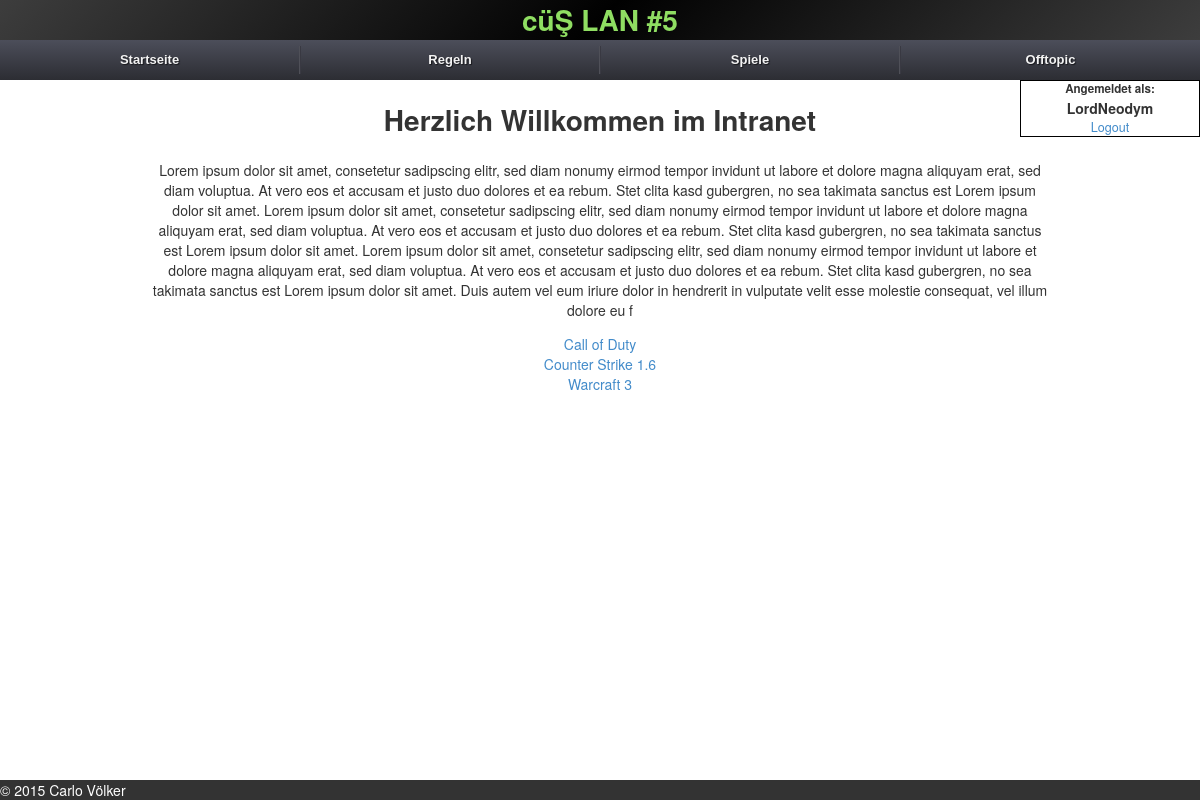
The app's page / (signed in) with its own data.
### core/models.py (models this page shows, shortened)
class IntranetMeta(models.Model):
	name = models.CharField(verbose_name="LAN Name", max_length=50, default="Intranet", null=False, blank=False)
	title = models.CharField(verbose_name="Begrüßungstext", max_length=128, default="Herzlich Willkommen im Intranet", null=True, blank=True)
	description = models.TextField(verbose_name="Beschreibung", max_length=1024, null=True, blank=True)
	class Meta:
		verbose_name = "Intranet Metadaten"
		verbose_name_plural = "Intranet Metadaten"

class Game(models.Model):
	name = models.CharField(verbose_name="Name", max_length=50, unique=True, blank=False, null=False)
	slug = models.SlugField(verbose_name="Slug", blank=True, unique=True, editable=False)
	img = models.ImageField(verbose_name="Icon", upload_to="game_icon", blank=True, null=True)
	def __unicode__(self):
		return u"%s" % (self.name)
	class Meta:
		verbose_name = "Spiel"
		verbose_name_plural = "Spiele"
		ordering = ['name']

### core/views.py (the view)
# urls.py: url(r'^$', views.home, name='home'),
def home(request):
	context = RequestContext(request)
	content = {}
	if request.user.is_authenticated():
		content['games'] = Game.objects.exclude(match_game=None)
	else:
		content['msg'] = "Bitte zuerst einloggen!"
	return render_to_response('home.html', {'content': content}, context_instance=context)

### core/context_processors.py (called while the page is built)
def intranet_processor(request):
	content = {}
	lan_name = IntranetMeta.objects.all()[0]
	content['lan_name'] = lan_name
	rules = Rules.objects.all()
	content['rules'] = rules
	games = Game.objects.exclude(match_game=None)
	content['games'] = games
	return content

### core/templates/home.html
{% extends "base.html" %}
{% load staticfiles %}
{% block body %}
{{block.super}}
<div class="content">
	{% if content.msg %}
		<span class="message">{{content.msg}}</span>
	{% else %}
	<div class="headline">
		<h1 class="game_headline">{{ lan_name.title }}</h1>
	</div>
	<div class="home_description">
		<p>{{ lan_name.description }}</p>
	</div>
	<ul>
		{% for game in content.games %}
		<li><a class="game" href="{{game.slug}}">{{game}}</a></li>
		{% empty %}
		<li class="no_game">Es wurde noch kein Turnier erstellt.</li>
		{% endfor %}
	</ul>
	{% endif %}
</div>
{% endblock %}

### core/templates/base.html (shortened to what this page needs)
{% load staticfiles %}
<!DOCTYPE html>
    <head>
        <link rel="stylesheet" type="text/css" href="{% static 'css/bootstrap.min.css'%}">
        <link rel="stylesheet" type="text/css" href="{% static 'css/bootstrap-theme.min.css'%}">
        <link rel="stylesheet" href="{% static 'css/screen.css' %}">
        <link rel="stylesheet" href="{% static 'css/drop_down_menu.css' %}">
    </head>
    <body>
        {% block body %}
        <div class="header_banner">
            <h1>{{ lan_name.name }}</h1>
        </div>
        <ul class="menu">
            <li><a href="/">Startseite</a></li>
            <li><a href="#">Regeln</a>
            </li>
            <li><a href="#">Spiele</a>
            </li>
            <li><a href="#">Offtopic</a>
            </li>
        </ul>
        {% if user.is_authenticated %}
            <div class="username_header">
                <h5>Angemeldet als:</h5>
                <h4>{{ user.username }}</h4>
                <a href="/logout">Logout</a>
            </div>
        {% else %}
            <div class="username_header">
                <a href="/register">Registrieren</a>
                <a href="/login">Login</a>
            </div>
        {% endif %}
        {% endblock %}
        <footer>
            <div class="left">&copy; {% now "Y" %} Carlo Völker</div>
        </footer>
    </body>
</html>

### core/static/css/screen.css (style rules this page uses)
h1, h2, h3, h4, h5, h6, ul { margin: 0 !important; }
ul { padding: 0; list-style-type: none; }
.header_banner { text-align: center; color: #8fde62; background: rgb(61,61,61); background: -moz-linear-gradient(-45deg, rgba(61,61,61,1) 0%, rgba(1,1,1,1) 50%, rgba(61,61,61,1) 100%); background: -webkit-gradient(linear, left top, right bottom, color-stop(0%,rgba(61,61,61,1)), color-stop(50%,rgba(1,1,1,1)), color-stop(100%,rgba(61,61,61,1))); background: -webkit-linear-gradient(-45deg, rgba(61,61,61,1) 0%,rgba(1,1,1,1) 50%,rgba(61,61,61,1) 100%); background: -o-linear-gradient(-45deg, rgba(61,61,61,1) 0%,rgba(1,1,1,1) 50%,rgba(61,61,61,1) 100%); background: -ms-linear-gradient(-45deg, rgba(61,61,61,1) 0%,rgba(1,1,1,1) 50%,rgba(61,61,61,1) 100%); background: linear-gradient(135deg, rgba(61,61,61,1) 0%,rgba(1,1,1,1) 50%,rgba(61,61,61,1) 100%); filter: progid:DXImageTransform.Microsoft.gradient( startColorstr='#3d3d3d', endColorstr='#1b1b1b',GradientType=1 ); }
.top_menu>a { cursor: default; }
.username_header { float: right; width: 15%; border: 1px solid #000; text-align: center; }
.username_header > a { display: block; font-size: 0.9em; }
.content { position: relative; text-align: center; width: 75%; left: 12.5%; margin-top: 20px; }
.headline { margin-bottom: 20px; }
footer { background-color: #333; color: #FFF; width: 100%; bottom: 0; position: fixed; }

### core/static/css/drop_down_menu.css (style rules this page uses)
.menu, .menu ul, .menu li, .menu a { margin: 0; padding: 0; border: none; outline: none; text-align: center; }
.menu { height: 40px; width: 100%; display: table; table-layout: fixed; background: #4c4e5a; background: -webkit-linear-gradient(top, #4c4e5a 0%,#2c2d33 100%); background: -moz-linear-gradient(top, #4c4e5a 0%,#2c2d33 100%); background: -o-linear-gradient(top, #4c4e5a 0%,#2c2d33 100%); background: -ms-linear-gradient(top, #4c4e5a 0%,#2c2d33 100%); background: linear-gradient(top, #4c4e5a 0%,#2c2d33 100%); }
.menu li { position: relative; list-style: none; display: block; height: 40px; z-index: 9999; }
.menu > li { display: table-cell; }
.menu li a { display: block; padding: 0 14px; margin: 6px 0; line-height: 28px; text-decoration: none; border-left: 1px solid #393942; border-right: 1px solid #4f5058; font-family: Helvetica, Arial, sans-serif; font-weight: bold; font-size: 13px; color: #f3f3f3; text-shadow: 1px 1px 1px rgba(0,0,0,.6); -webkit-transition: color .2s ease-in-out; -moz-transition: color .2s ease-in-out; -o-transition: color .2s ease-in-out; -ms-transition: color .2s ease-in-out; transition: color .2s ease-in-out; }
.menu li:first-child a { border-left: none; }
.menu li:last-child a { border-right: none; }

### records on screen
IntranetMeta: name "cüŞ LAN #5", title "Herzlich Willkommen im Intranet", description "Lorem ipsum dolor sit amet, consetetur sadipscing elitr, sed diam nonumy eirmod tempor invidunt ut labore et dolore magna aliquyam erat, sed diam voluptua. At vero eos et accusam et justo duo dolores et ea rebum. Stet clita kasd gubergren, no sea takimata sanctus est Lorem ipsum dolor sit amet. Lorem ipsum dolor sit amet, consetetur sadipscing elitr, sed diam nonumy eirmod tempor invidunt ut labore et dolore magna aliquyam erat, sed diam voluptua. At vero eos et accusam et justo duo dolores et ea rebum. Stet clita kasd gubergren, no sea takimata sanctus est Lorem ipsum dolor sit amet. Lorem ipsum dolor sit amet, consetetur sadipscing elitr, sed diam nonumy eirmod tempor invidunt ut labore…"
Game: name "Call of Duty"
Game: name "Counter Strike 1.6"
Game: name "Warcraft 3"

### other values on screen
{{ user.username }} "LordNeodym"
